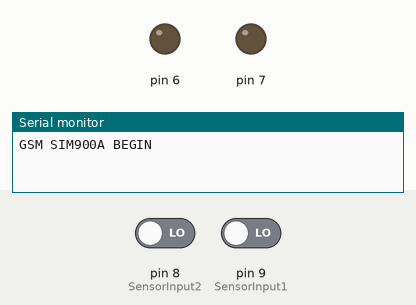
Simulated run of this sketch. Board: Arduino Uno, built with avr-gcc and run on an emulated ATmega328P. Parts: output pins drawn as LEDs (lit = HIGH), the last lines printed to the serial monitor. The test bench sets the inputs (shaded band); at power-on: pin 9 (SensorInput1) LOW, pin 8 (SensorInput2) LOW. The modem accepts every AT command (registered, SIM ready, sends succeed) and sends nothing else.

Above: at 1.3 s.
1.4 s: pin 9 (SensorInput1) driven HIGH
At 2.6 s:
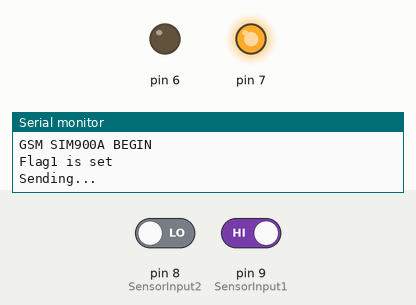
2.9 s: pin 8 (SensorInput2) driven HIGH
At 5.6 s:
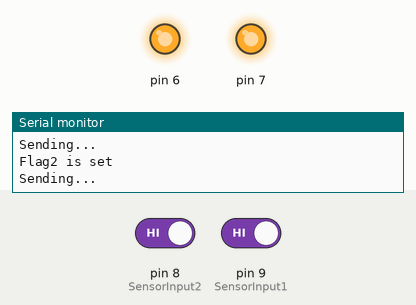
5.9 s: pin 9 (SensorInput1) driven LOW
At 8.1 s:
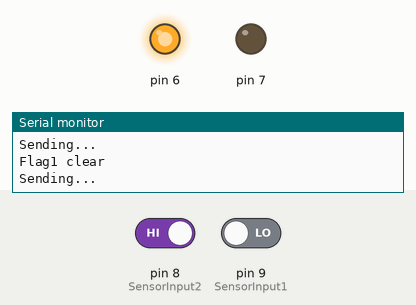
8.9 s: pin 8 (SensorInput2) driven LOW
At 11.8 s:
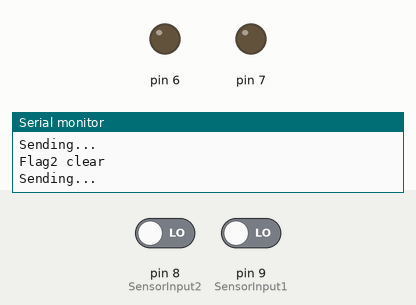
Timing chart, 0 to 13.3 s (numbered marks = the images above; inputs shaded):
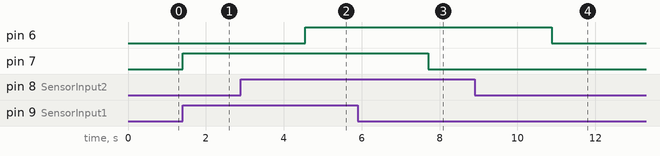

The sketch:

IOT_FLOOD_MONITORING_ALARM.ino
```cpp
                  /*Connect 5VT to D9 and 5VR to D10*/
//* RX is digital pin 10 (connect to TX of other device)
//* TX is digital pin 11 (connect to RX of other device)

#include <SoftwareSerial.h>
SoftwareSerial mySerial(10,11);
char msg;
unsigned char SensorInput1 = 9;
unsigned char SensorInput2 = 8;
boolean Flag1 = 0;
boolean Flag2 = 0;
boolean SensorState1;
boolean SensorState2;

void setup()
{
  pinMode(SensorInput1, INPUT);
  pinMode(SensorInput2, INPUT);
  pinMode(7,OUTPUT);
  pinMode(6,OUTPUT);
  mySerial.begin(9600);
  Serial.begin(9600);
  Serial.println("GSM SIM900A BEGIN");
  delay(100);
}

void loop()
{
   SensorState1 = digitalRead(SensorInput1);
   if (SensorState1 == HIGH && Flag1 == 0)
  {
    Flag1 = 1;
    Serial.println("Flag1 is set");
    digitalWrite(7,HIGH);
    SendMessage1();


  }else if (SensorState1 == LOW && Flag1 == 1)
  {
    Flag1 = 0;
    Serial.println("Flag1 clear");
    digitalWrite(7,LOW);
    SendMessage2();
  }


  SensorState2 = digitalRead(SensorInput2);
  if (SensorState2 == HIGH && SensorState1 == HIGH && Flag2 == 0)
  {
    Flag2 = 1;
    Serial.println("Flag2 is set");
    digitalWrite(6,HIGH);
    SendMessage3();

  }
  else if (SensorState2 == LOW && Flag2 == 1)
  {
    Flag2 = 0;
    Serial.println("Flag2 clear");
    digitalWrite(6,LOW);
    SendMessage4();
  }

if (mySerial.available()>0)
 Serial.write(mySerial.read());

}
void SendMessage1()
{
  Serial.println("Sending...");
  mySerial.println("AT+CMGF=1");    //Sets the GSM Module in Text Mode
  delay(1000);  // Delay of 1000 milli seconds or 1 second
  mySerial.println("AT+CMGS=\"959253243935\"\r"); // Replace x with mobile number
  delay(1000);
  mySerial.println("Water level 1");// The SMS text you want to send
  delay(100);
   mySerial.println((char)26);// ASCII code of CTRL+Z
  delay(1000);
}

void SendMessage2()
{
  Serial.println("Sending...");
  mySerial.println("AT+CMGF=1");    //Sets the GSM Module in Text Mode
  delay(1000);  // Delay of 1000 milli seconds or 1 second
  mySerial.println("AT+CMGS=\"959253243935\"\r"); // Replace x with mobile number
  delay(1000);
  mySerial.println("Water fall below level 1");// The SMS text you want to send
  delay(100);
  mySerial.println((char)26);// ASCII code of CTRL+Z
  delay(1000);
}

void SendMessage3()
{
  Serial.println("Sending...");
  mySerial.println("AT+CMGF=1");    //Sets the GSM Module in Text Mode
  delay(1000);  // Delay of 1000 milli seconds or 1 second
  mySerial.println("AT+CMGS=\"959253243935\"\r"); // Replace x with mobile number
  delay(1000);
  mySerial.println("Water level 2 ");// The SMS text you want to send
  delay(100);
  mySerial.println((char)26);// ASCII code of CTRL+Z
  delay(1000);
}

void SendMessage4()
{
  Serial.println("Sending...");
  mySerial.println("AT+CMGF=1");    //Sets the GSM Module in Text Mode
  delay(1000);  // Delay of 1000 milli seconds or 1 second
  mySerial.println("AT+CMGS=\"+959253243935\"\r"); // Replace x with mobile number
  delay(1000);
  mySerial.println("Water fall below level 2 ");// The SMS text you want to send
  delay(100);
  mySerial.println((char)26);// ASCII code of CTRL+Z
  delay(1000);
}
```

Measured:
- after the input at 1.4 s, pin 7: LOW → HIGH at once
- after the input at 2.9 s, pin 6: LOW → HIGH after 1.7 s
- after the input at 5.9 s, pin 7: HIGH → LOW after 1.8 s
- after the input at 8.9 s, pin 6: HIGH → LOW after 2.0 s
